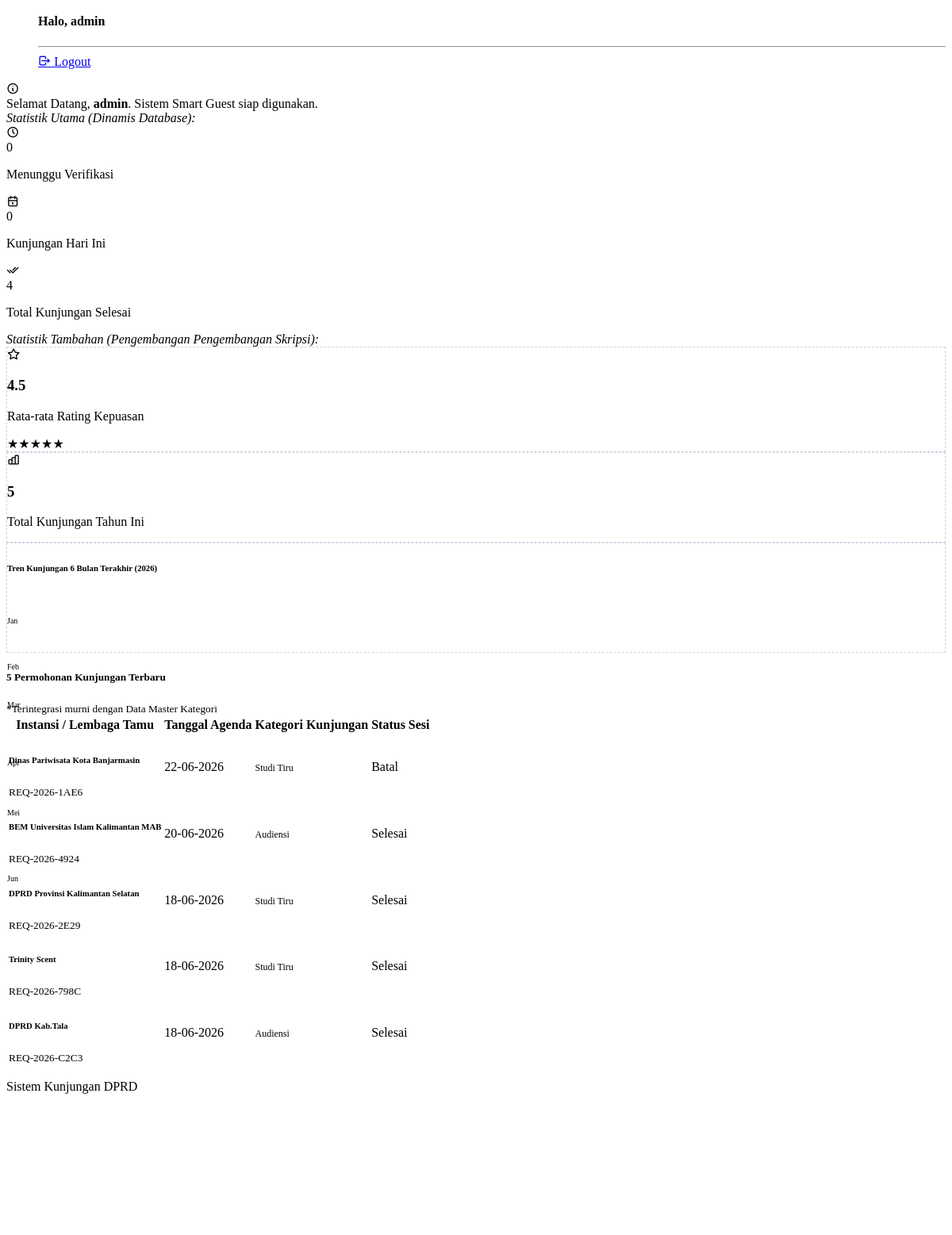
Page /admin/dashboard.php (signed in, lower part) on the earlier database version.
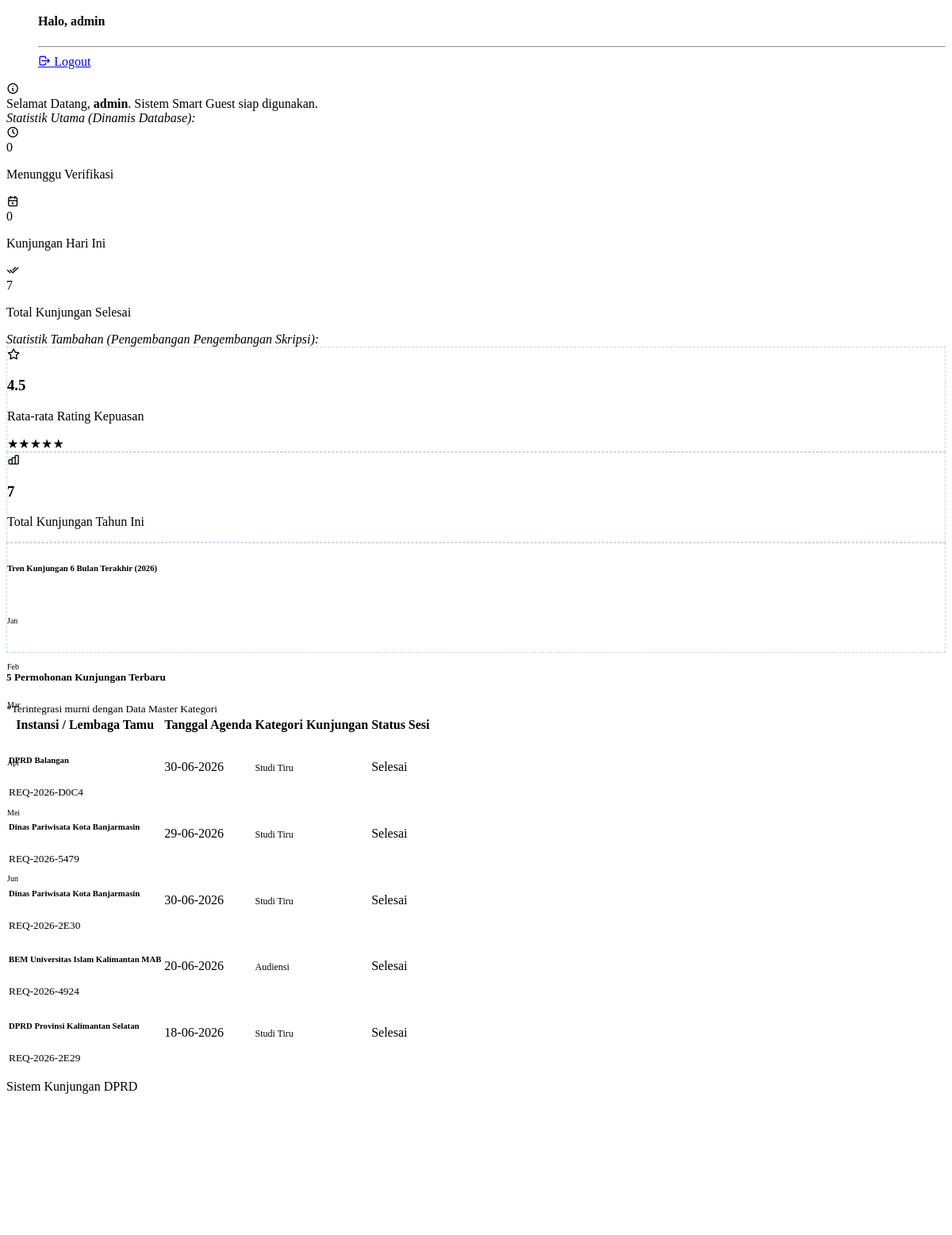
Same page on the later database version.
### tables this page shows
CREATE TABLE `kunjungan` (
  `id_kunjungan` int NOT NULL,
  `kode_booking` varchar(20) DEFAULT NULL,
  `email_pemohon` varchar(100) DEFAULT NULL,
  `no_hp_pemohon` varchar(20) DEFAULT NULL,
  `no_register` varchar(50) DEFAULT NULL,
  `jenis_pendaftaran` enum('online','walk-in') DEFAULT 'online',
  `id_kategori` int DEFAULT NULL,
  `tgl_surat_permohonan` date DEFAULT NULL,
  `tgl_kunjungan` date DEFAULT NULL,
  `waktu_kunjungan` time DEFAULT NULL,
  `nama_instansi_tamu` varchar(150) DEFAULT NULL,
  `alamat_instansi` text,
  `jumlah_peserta_rencana` int DEFAULT NULL,
  `materi_kunjungan` text,
  `file_surat_permohonan` varchar(255) DEFAULT NULL,
  `no_skk` varchar(100) DEFAULT NULL,
  `tgl_skk` date DEFAULT NULL,
  `instansi_pengirim_skk` varchar(150) DEFAULT NULL,
  `perihal_skk` varchar(255) DEFAULT NULL,
  `file_skk` varchar(255) DEFAULT NULL,
  `id_pj` int DEFAULT NULL,
  `id_ruangan` int DEFAULT NULL,
  `id_admin_verif` int DEFAULT NULL,
  `status_kegiatan` enum('pending','dijadwalkan','sedang berkunjung','selesai','batal') DEFAULT 'pending',
  `alasan_pembatalan` text,
  `tgl_pembatalan` datetime DEFAULT NULL,
  `qr_code_data` varchar(500) DEFAULT NULL,
  `qr_code_path` varchar(255) DEFAULT NULL,
  `status_kehadiran` enum('belum','hadir','selesai') DEFAULT 'belum',
  `waktu_scan` timestamp NULL DEFAULT NULL,
  `batas_waktu_kunjungan` datetime DEFAULT NULL,
  `waktu_checkout` timestamp NULL DEFAULT NULL,
  `created_at` timestamp NOT NULL DEFAULT CURRENT_TIMESTAMP
);

### admin/dashboard.php (the view, shortened to what the changed rows need)
<?php
include 'template/header.php';
include 'template/sidebar.php';
$tahun_ini = date('Y');
$jml_selesai = 0;
$jml_tahun_ini = 0;
$avg_rating = 4.5;
if (isset($koneksi)) {
    $q_selesai = mysqli_query($koneksi, "SELECT COUNT(*) as total FROM kunjungan WHERE LOWER(status_kegiatan)='selesai'");
    if ($q_selesai) {
        $res_selesai = mysqli_fetch_assoc($q_selesai);
        $jml_selesai = $res_selesai['total'];
    }
    $q_year = mysqli_query($koneksi, "SELECT COUNT(*) as total FROM kunjungan WHERE YEAR(tgl_kunjungan)='$tahun_ini'");
    if ($q_year) {
        $res_year = mysqli_fetch_assoc($q_year);
        $jml_tahun_ini = $res_year['total'];
    }
}
$bulan_tren = ['Jan', 'Feb', 'Mar', 'Apr', 'Mei', 'Jun'];
$tinggi_grafik = [25, 40, 30, 55, 45, 65];
?>
<div class="row mb-3">
    <div class="col-xl-4 col-md-12 mb-3">
        <div class="card bg-light-success dashnum-card overflow-hidden h-100">
            <div class="card-body">
                <div class="avtar avtar-lg bg-success text-white"><i class="ti ti-checks"></i></div>
                <span class="text-dark d-block f-34 f-w-500 my-2"><?= $jml_selesai; ?></span>
                <p class="mb-0 opacity-75 text-dark">Total Kunjungan Selesai</p>
            </div>
        </div>
    </div>
</div>
<div class="row mb-4">
    <div class="col-xl-3 col-md-6 mb-3">
        <div class="card border border-dashed h-100">
            <div class="card-body text-center py-4">
                <div class="text-warning f-24 mb-1"><i class="ti ti-star"></i></div>
                <h3 class="f-w-600 my-1"><?= $avg_rating; ?></h3>
                <p class="text-muted small mb-2">Rata-rata Rating Kepuasan</p>
                <div class="text-warning">
                    <?php
                    $stars = round($avg_rating);
                    for($i = 1; $i <= 5; $i++) echo $i <= $stars ? '&#9733;' : '&#9734;';
                    ?>
                </div>
            </div>
        </div>
    </div>
    <div class="col-xl-3 col-md-6 mb-3">
        <div class="card border border-dashed h-100">
            <div class="card-body text-center py-4">
                <div class="text-info f-24 mb-1"><i class="ti ti-chart-bar"></i></div>
                <h3 class="f-w-600 my-1"><?= $jml_tahun_ini; ?></h3>
                <p class="text-muted small mb-0">Total Kunjungan Tahun Ini</p>
            </div>
        </div>
    </div>
    <div class="col-xl-6 col-md-12 mb-3">
        <div class="card border border-dashed h-100">
            <div class="card-body">
                <div class="d-flex justify-content-between align-items-end px-2 pt-2" style="height: 75px;">
                    <?php foreach($bulan_tren as $index => $bln): ?>
                        <div class="text-center flex-grow-1 mx-1">
                            <div class="bg-primary rounded-top mx-auto" style="width: 24px; height: <?= $tinggi_grafik[$index]; ?>px; opacity: 0.85;"></div>
                            <small class="text-muted d-block mt-1" style="font-size: 10px; font-weight: 500;"><?= $bln; ?></small>
                        </div>
                    <?php endforeach; ?>
                </div>
            </div>
        </div>
    </div>
</div>
<div class="row">
    <div class="col-xl-12 col-md-12">
        <div class="card">
            <div class="card-body p-0">
                <div class="table-responsive">
                    <table class="table table-hover mb-0 align-middle">
                        <thead class="table-light">
                            <tr>
                                <th>Instansi / Lembaga Tamu</th>
                                <th>Tanggal Agenda</th>
                                <th>Kategori Kunjungan</th>
                                <th class="text-center">Status Sesi</th>
                            </tr>
                        </thead>
                        <tbody>
                            <?php
                            if (isset($koneksi)) {
                                $q_terbaru = mysqli_query($koneksi, "
                                    SELECT k.*, IFNULL(kat.nama_kategori, 'Audiensi') as nama_kategori_real
                                    FROM kunjungan k
                                    LEFT JOIN kategori_kunjungan kat ON k.id_kategori = kat.id_kategori
                                    ORDER BY k.id_kunjungan DESC
                                    LIMIT 5
                                ");
                                if ($q_terbaru && mysqli_num_rows($q_terbaru) > 0) {
                                    while($d = mysqli_fetch_array($q_terbaru)){
                                        $instansi  = $d['nama_instansi_tamu'] ?? 'Nama Instansi';
                                        $booking   = $d['kode_booking'] ?? '-';
                                        $tgl       = isset($d['tgl_kunjungan']) ? date('d-m-Y', strtotime($d['tgl_kunjungan'])) : date('d-m-Y');
                                        $kategori  = $d['nama_kategori_real'];
                                        $status    = strtolower($d['status_kegiatan'] ?? 'pending');
                            ?>
                            <tr>
                                <td>
                                    <h6 class="mb-0"><?= htmlspecialchars($instansi); ?></h6>
                                    <small class="text-muted font-monospace text-primary fw-bold"><?= htmlspecialchars($booking); ?></small>
                                </td>
                                <td><?= $tgl; ?></td>
                                <td><span class="badge bg-light-secondary text-dark border" style="font-size: 12px;"><?= htmlspecialchars($kategori); ?></span></td>
                                <td class="text-center">
                                    <?php
                                    if($status == 'pending') echo '<span class="badge bg-warning">Pending</span>';
                                    elseif($status == 'dijadwalkan') echo '<span class="badge bg-primary">Dijadwalkan</span>';
                                    elseif($status == 'selesai') echo '<span class="badge bg-success">Selesai</span>';
                                    else echo '<span class="badge bg-danger">Batal</span>';
                                    ?>
                                </td>
                            </tr>
                            <?php
                                    }
                                }
                            }
                            ?>
                        </tbody>
                    </table>
                </div>
            </div>
        </div>
    </div>
</div>
<?php include 'template/footer.php'; ?>

Differences in the rows shown:
removed kunjungan: nama_instansi_tamu "Dinas Pariwisata Kota Banjarmasin", kode_booking "REQ-2026-1AE6", tgl_kunjungan "22-06-2026", kategori "Studi Tiru", shows "Batal"
no longer on this page (row unchanged): kunjungan: nama_instansi_tamu "Trinity Scent", kode_booking "REQ-2026-798C", tgl_kunjungan "18-06-2026", kategori "Studi Tiru", status_kegiatan "Selesai"
no longer on this page (row unchanged): kunjungan: nama_instansi_tamu "DPRD Kab.Tala", kode_booking "REQ-2026-C2C3", tgl_kunjungan "18-06-2026", kategori "Audiensi", status_kegiatan "Selesai"
added kunjungan: nama_instansi_tamu "DPRD Balangan", kode_booking "REQ-2026-D0C4", tgl_kunjungan "30-06-2026", kategori "Studi Tiru", status_kegiatan "Selesai"
added kunjungan: nama_instansi_tamu "Dinas Pariwisata Kota Banjarmasin", kode_booking "REQ-2026-5479", tgl_kunjungan "29-06-2026", kategori "Studi Tiru", status_kegiatan "Selesai"
added kunjungan: nama_instansi_tamu "Dinas Pariwisata Kota Banjarmasin", kode_booking "REQ-2026-2E30", tgl_kunjungan "30-06-2026", kategori "Studi Tiru", status_kegiatan "Selesai"
Other differences:
$jml_selesai: "4" → "7"
$jml_tahun_ini: "5" → "7"
